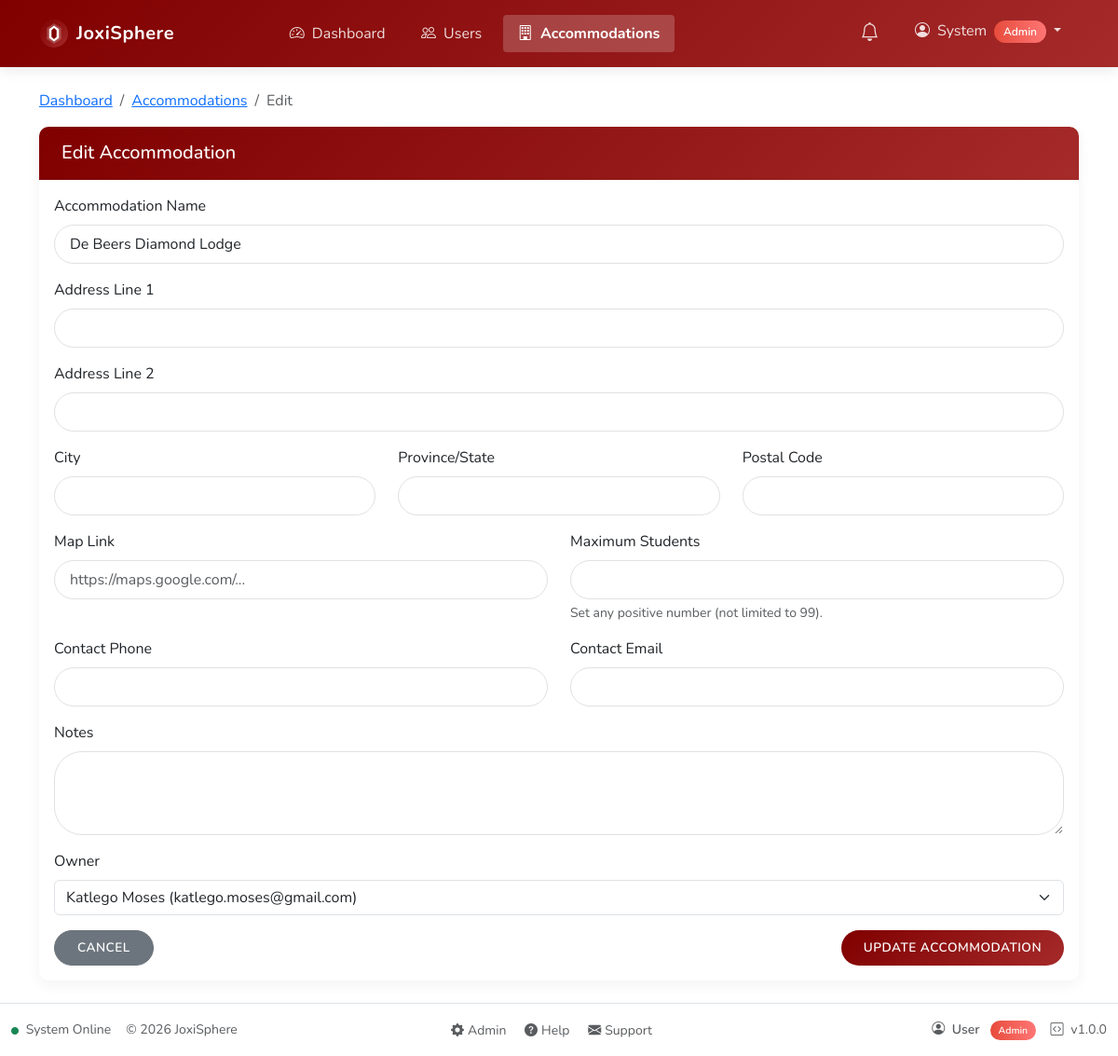
Page /admin/edit-accommodation.php?id=1 (signed in) on the committed database.
### tables this page shows
CREATE TABLE IF NOT EXISTS accommodations (
    id INT AUTO_INCREMENT PRIMARY KEY,
    name VARCHAR(100) NOT NULL,
    address_line1 VARCHAR(255) NULL,
    address_line2 VARCHAR(255) NULL,
    city VARCHAR(100) NULL,
    province VARCHAR(100) NULL,
    postal_code VARCHAR(20) NULL,
    map_url VARCHAR(500) NULL,
    max_students INT UNSIGNED NULL,
    contact_phone VARCHAR(20) NULL,
    contact_email VARCHAR(100) NULL,
    notes TEXT NULL,
    owner_id INT NOT NULL,
    created_at TIMESTAMP DEFAULT CURRENT_TIMESTAMP,
    updated_at TIMESTAMP DEFAULT CURRENT_TIMESTAMP ON UPDATE CURRENT_TIMESTAMP,
    FOREIGN KEY (owner_id) REFERENCES users(id) ON DELETE CASCADE
);

CREATE TABLE IF NOT EXISTS users (
    id INT AUTO_INCREMENT PRIMARY KEY,
    username VARCHAR(50) NOT NULL UNIQUE,
    password VARCHAR(255) NOT NULL,
    email VARCHAR(100) NOT NULL,
    first_name VARCHAR(50) NOT NULL,
    last_name VARCHAR(50) NOT NULL,
    id_number VARCHAR(13) UNIQUE,   
    phone_number VARCHAR(20),
    whatsapp_number VARCHAR(20),
    preferred_communication ENUM('SMS', 'WhatsApp') DEFAULT 'SMS',
    role_id INT NOT NULL,
    status ENUM('active', 'pending', 'inactive') NOT NULL DEFAULT 'pending',
    created_at TIMESTAMP DEFAULT CURRENT_TIMESTAMP,
    updated_at TIMESTAMP DEFAULT CURRENT_TIMESTAMP ON UPDATE CURRENT_TIMESTAMP,
    password_reset_required BOOLEAN DEFAULT 0,
    FOREIGN KEY (role_id) REFERENCES roles(id)
);

### includes/functions.php (called while the page is built, shortened)
<?php
function safeQueryPrepare($conn, $sql, $debug = true) {
    $stmt = false;
    try {
        $stmt = $conn->prepare($sql);
    } catch (mysqli_sql_exception $e) {
        $prepareError = "(" . $e->getCode() . ") " . $e->getMessage();
        error_log("Database exception in SQL: $sql - " . $prepareError);
    }
    return $stmt;
}

### public/admin/edit-accommodation.php (the view, shortened to what this page needs)
<?php
require_once '../../includes/functions.php';
$accommodation_id = isset($_GET['id']) ? (int)$_GET['id'] : 0;
$conn = getDbConnection();
$stmt = safeQueryPrepare($conn, "SELECT * FROM accommodations WHERE id = ?");
$stmt->bind_param("i", $accommodation_id);
$stmt->execute();
$accommodation = $stmt->get_result()->fetch_assoc();
$accommodation_name = (string)($accommodation['name'] ?? $accommodation['NAME'] ?? '');
$address_line1_value = (string)($_POST['address_line1'] ?? ($accommodation['address_line1'] ?? ''));
$address_line2_value = (string)($_POST['address_line2'] ?? ($accommodation['address_line2'] ?? ''));
$city_value = (string)($_POST['city'] ?? ($accommodation['city'] ?? ''));
$province_value = (string)($_POST['province'] ?? ($accommodation['province'] ?? ''));
$postal_code_value = (string)($_POST['postal_code'] ?? ($accommodation['postal_code'] ?? ''));
$map_url_value = (string)($_POST['map_url'] ?? ($accommodation['map_url'] ?? ''));
$max_students_value = (string)($_POST['max_students'] ?? ($accommodation['max_students'] ?? ''));
$contact_phone_value = (string)($_POST['contact_phone'] ?? ($accommodation['contact_phone'] ?? ''));
$contact_email_value = (string)($_POST['contact_email'] ?? ($accommodation['contact_email'] ?? ''));
$notes_value = (string)($_POST['notes'] ?? ($accommodation['notes'] ?? ''));
$owners_stmt = safeQueryPrepare($conn, "SELECT u.id, u.first_name, u.last_name, u.email
                                    FROM users u
                                    JOIN roles r ON u.role_id = r.id
                                    WHERE r.name = 'owner' AND u.status = 'active'
                                    ORDER BY u.first_name, u.last_name");
$owners_stmt->execute();
$owners = $owners_stmt->get_result()->fetch_all(MYSQLI_ASSOC);
?>
<div class="container mt-4">
    <nav aria-label="breadcrumb">
        <ol class="breadcrumb">
            <li class="breadcrumb-item"><a href="<?= BASE_URL ?>/admin/dashboard.php">Dashboard</a></li>
            <li class="breadcrumb-item"><a href="<?= BASE_URL ?>/admin/accommodations.php">Accommodations</a></li>
            <li class="breadcrumb-item active">Edit</li>
        </ol>
    </nav>
    <div class="card">
        <div class="card-header">
            <h5 class="mb-0">Edit Accommodation</h5>
        </div>
        <div class="card-body">
            <form method="post" action="">
                <?php $selected_owner_id = (int)($_POST['owner_id'] ?? ($accommodation['owner_id'] ?? 0)); ?>
                <div class="mb-3">
                    <label for="name" class="form-label">Accommodation Name</label>
                    <input type="text" class="form-control" id="name" name="name" value="<?= htmlspecialchars($accommodation_name, ENT_QUOTES, 'UTF-8') ?>" required>
                </div>
                <div class="mb-3">
                    <label for="address_line1" class="form-label">Address Line 1</label>
                    <input type="text" class="form-control" id="address_line1" name="address_line1" value="<?= htmlspecialchars($address_line1_value, ENT_QUOTES, 'UTF-8') ?>">
                </div>
                <div class="mb-3">
                    <label for="address_line2" class="form-label">Address Line 2</label>
                    <input type="text" class="form-control" id="address_line2" name="address_line2" value="<?= htmlspecialchars($address_line2_value, ENT_QUOTES, 'UTF-8') ?>">
                </div>
                <div class="row mb-3">
                    <div class="col-md-4">
                        <label for="city" class="form-label">City</label>
                        <input type="text" class="form-control" id="city" name="city" value="<?= htmlspecialchars($city_value, ENT_QUOTES, 'UTF-8') ?>">
                    </div>
                    <div class="col-md-4">
                        <label for="province" class="form-label">Province/State</label>
                        <input type="text" class="form-control" id="province" name="province" value="<?= htmlspecialchars($province_value, ENT_QUOTES, 'UTF-8') ?>">
                    </div>
                    <div class="col-md-4">
                        <label for="postal_code" class="form-label">Postal Code</label>
                        <input type="text" class="form-control" id="postal_code" name="postal_code" value="<?= htmlspecialchars($postal_code_value, ENT_QUOTES, 'UTF-8') ?>">
                    </div>
                </div>
                <div class="row mb-3">
                    <div class="col-md-6">
                        <label for="map_url" class="form-label">Map Link</label>
                        <input type="url" class="form-control" id="map_url" name="map_url" value="<?= htmlspecialchars($map_url_value, ENT_QUOTES, 'UTF-8') ?>" placeholder="https://maps.google.com/...">
                    </div>
                    <div class="col-md-6">
                        <label for="max_students" class="form-label">Maximum Students</label>
                        <input type="number" class="form-control" id="max_students" name="max_students" min="1" max="1000000" step="1" value="<?= htmlspecialchars($max_students_value, ENT_QUOTES, 'UTF-8') ?>">
                        <div class="form-text">Set any positive number (not limited to 99).</div>
                    </div>
                </div>
                <div class="row mb-3">
                    <div class="col-md-6">
                        <label for="contact_phone" class="form-label">Contact Phone</label>
                        <input type="text" class="form-control" id="contact_phone" name="contact_phone" value="<?= htmlspecialchars($contact_phone_value, ENT_QUOTES, 'UTF-8') ?>">
                    </div>
                    <div class="col-md-6">
                        <label for="contact_email" class="form-label">Contact Email</label>
                        <input type="email" class="form-control" id="contact_email" name="contact_email" value="<?= htmlspecialchars($contact_email_value, ENT_QUOTES, 'UTF-8') ?>">
                    </div>
                </div>
                <div class="mb-3">
                    <label for="notes" class="form-label">Notes</label>
                    <textarea class="form-control" id="notes" name="notes" rows="3"><?= htmlspecialchars($notes_value, ENT_QUOTES, 'UTF-8') ?></textarea>
                </div>
                <div class="mb-3">
                    <label for="owner_id" class="form-label">Owner</label>
                    <select class="form-select" id="owner_id" name="owner_id" required>
                        <?php foreach ($owners as $owner): ?>
                            <option value="<?= $owner['id'] ?>" <?= ((int)$owner['id'] === $selected_owner_id) ? 'selected' : '' ?>>
                                <?= htmlspecialchars($owner['first_name'] . ' ' . $owner['last_name'] . ' (' . $owner['email'] . ')') ?>
                            </option>
                        <?php endforeach; ?>
                    </select>
                </div>
                <div class="d-flex justify-content-between">
                    <a href="<?= BASE_URL ?>/admin/accommodations.php" class="btn btn-secondary">Cancel</a>
                    <button type="submit" class="btn btn-primary">Update Accommodation</button>
                </div>
            </form>
        </div>
    </div>
</div>

### public/assets/css/custom.css (style rules this page uses)
:root { --primary-color: #800000; --primary-gradient: linear-gradient(135deg, #800000 0%, #a52a2a 100%); --secondary-color: #5e605f; --secondary-gradient: linear-gradient(135deg, #5e605f 0%, #959497 100%); --success-color: #2ecc71; --success-gradient: linear-gradient(to right, #2ecc71, #7bed9f); --info-color: #3498db; --info-gradient: linear-gradient(to right, #3498db, #79d2fb); --warning-color: #808000; --warning-gradient: linear-gradient(135deg, #808000 0%, #bdb76b 100%); --danger-color: #e74c3c; --danger-gradient: linear-gradient(to right, #e74c3c, #ff7675); --dark-color: #000000; --dark-gradient: linear-gradient(to right, #000000, #2d3436); --light-color: #f8f9fa; --light-gradient: linear-gradient(135deg, #f8f9fa 0%, #dfe6e9 100%); --admin-color: #800000; --admin-gradient: linear-gradient(135deg, #800000 0%, #5e605f 100%); --owner-color: #5e605f; --owner-gradient: linear-gradient(135deg, #5e605f 0%, #000000 100%); --manager-color: #808000; --manager-gradient: linear-gradient(135deg, #808000 0%, #5e605f 100%); --student-color: #800000; --student-gradient: linear-gradient(135deg, #800000 0%, #808000 100%); --body-bg: #ffffff; }
body { background-color: var(--body-bg); font-family: "Nunito", sans-serif; }
.card { border: none; border-radius: 10px; overflow: hidden; box-shadow: 0 5px 15px rgba(0, 0, 0, 0.05); transition: all 0.3s ease; margin-bottom: 1.5rem; }
.card-header { background: var(--primary-gradient); color: white; font-weight: 600; padding: 1rem 1.5rem; border-bottom: none; }
.btn { border-radius: 30px; padding: 0.5rem 1.5rem; font-weight: 600; transition: all 0.3s ease; text-transform: uppercase; letter-spacing: 0.5px; font-size: 0.85rem; }
.btn-primary { background-image: var(--primary-gradient); border: none; }
.form-control { border-radius: 30px; padding: 0.5rem 1rem; border: 1px solid #e1e1e1; }
.card-header { background-color: #f8f9fa; border-bottom: 1px solid rgba(0, 0, 0, 0.05); }

### rows in the picture
accommodations: name "De Beers Diamond Lodge", owner_id "Katlego Moses (katlego.moses@gmail.com)"

### other values in the picture
APP_NAME "JoxiSphere"
$item['text'] "Dashboard"
$item['text'] "Users"
$item['text'] "Accommodations"
$_SESSION['username'] "System"
$userRole "Admin"
$userName "User"
